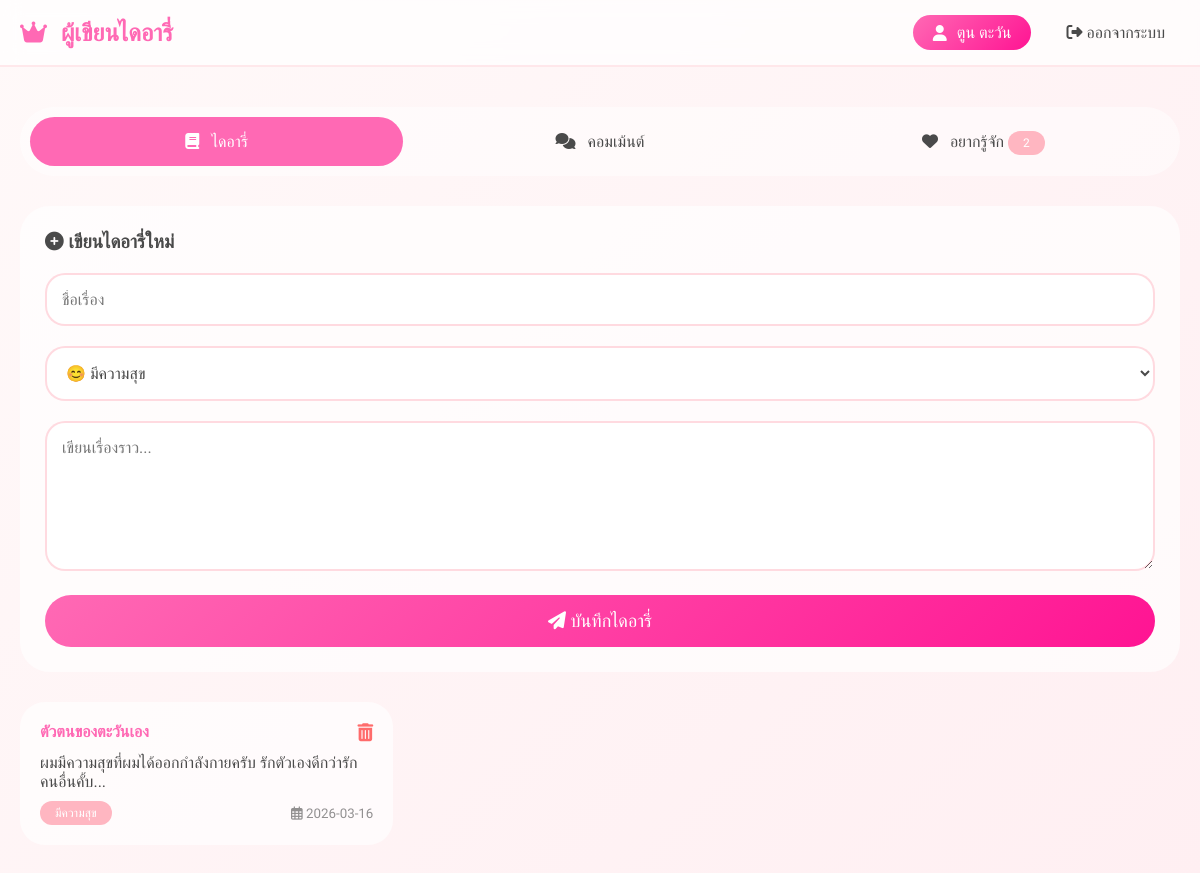
Before: /author (signed in) with the older database file.
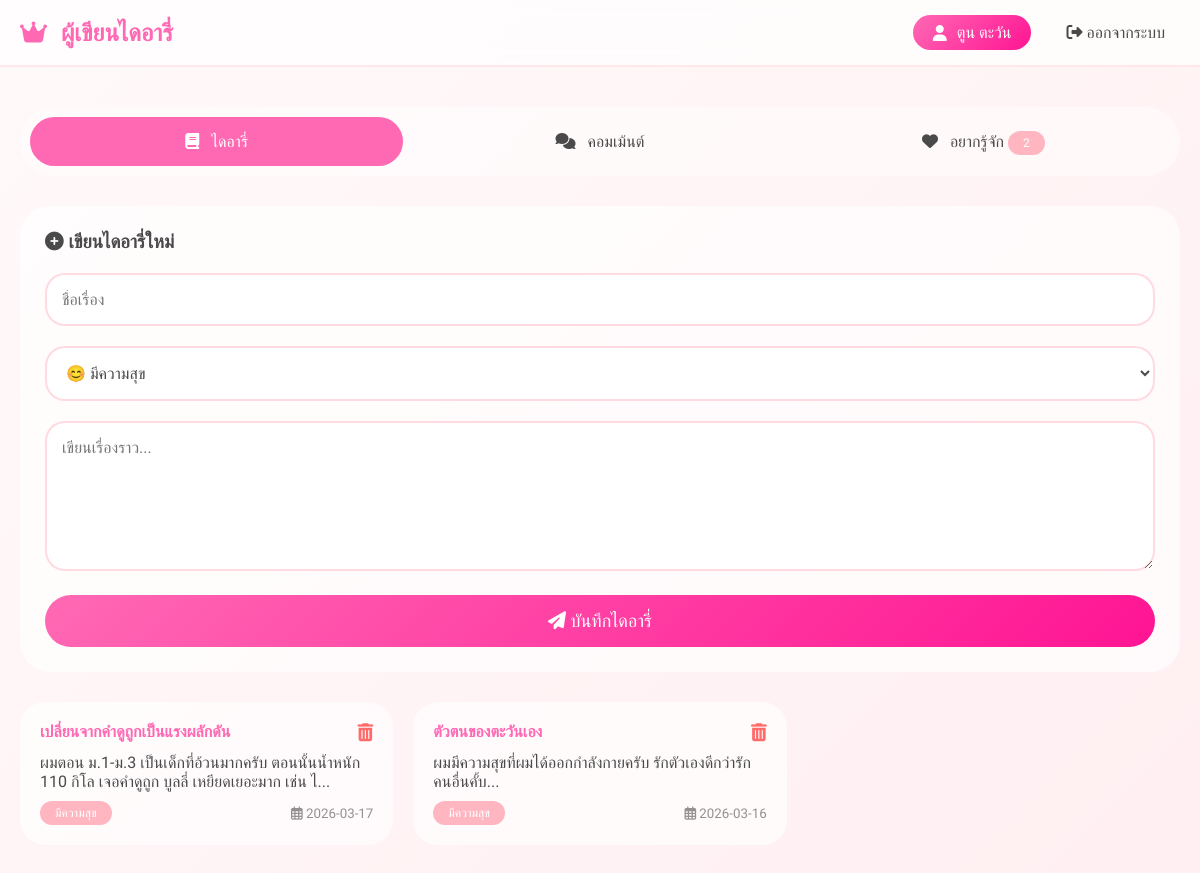
After: the same page with the newer database file.
### tables this page shows
CREATE TABLE diaries (
        id INTEGER PRIMARY KEY AUTOINCREMENT,
        title TEXT NOT NULL,
        content TEXT NOT NULL,
        mood TEXT,
        image_url TEXT,
        created_at TIMESTAMP DEFAULT CURRENT_TIMESTAMP
    );

### app.py (the view)
@app.route('/author')
def author_dashboard():
    if 'user_id' not in session or not session.get('is_author'):
        flash('คุณไม่มีสิทธิ์เข้าถึงหน้านี้', 'error')
        return redirect(url_for('index'))
    conn = get_db_connection()
    diaries = conn.execute('SELECT * FROM diaries ORDER BY created_at DESC').fetchall()
    comments = conn.execute('''
        SELECT c.*, d.title as diary_title
        FROM comments c
        JOIN diaries d ON c.diary_id = d.id
        ORDER BY c.created_at DESC
        LIMIT 10
    ''').fetchall()
    interests = conn.execute('''
        SELECT * FROM interests
        ORDER BY created_at DESC
    ''').fetchall()
    conn.close()
    return render_template('author_dashboard.html',
                         diaries=diaries,
                         comments=comments,
                         interests=interests)

### app.py (called while the page is built)
def get_db_connection():
    conn = sqlite3.connect('diary.db')
    conn.row_factory = sqlite3.Row
    return conn

### templates/author_dashboard.html (shortened to what this page needs)
<!DOCTYPE html>
<html lang="th">
<head>
    <link rel="stylesheet" href="https://cdnjs.cloudflare.com/ajax/libs/font-awesome/6.4.0/css/all.min.css">
</head>
<body>
    <nav class="navbar">
        <div class="nav-content">
            <div class="logo">
                <i class="fas fa-crown"></i>
                ผู้เขียนไดอารี่
            </div>
            <div class="user-info">
                <div class="author-badge">
                    <i class="fas fa-user"></i>
                    <span>ตูน ตะวัน</span>
                </div>
                <a href="{{ url_for('logout') }}" class="logout-btn">
                    <i class="fas fa-sign-out-alt"></i>
                    ออกจากระบบ
                </a>
            </div>
        </div>
    </nav>
    <div class="container">
        <div class="tabs">
            <div class="tab active" onclick="switchTab('diaries')">
                <i class="fas fa-book"></i> ไดอารี่
            </div>
            <div class="tab" onclick="switchTab('comments')">
                <i class="fas fa-comments"></i> คอมเม้นต์
            </div>
            <div class="tab" onclick="switchTab('interests')">
                <i class="fas fa-heart"></i> อยากรู้จัก
                {% if interests|length > 0 %}
                <span class="badge">{{ interests|length }}</span>
                {% endif %}
            </div>
        </div>
        <div id="diaries" class="tab-content active">
            <div class="add-diary">
                <h3><i class="fas fa-plus-circle"></i> เขียนไดอารี่ใหม่</h3>
                <form id="diaryForm">
                    <div class="form-group">
                        <input type="text" id="title" placeholder="ชื่อเรื่อง" required>
                    </div>
                    <div class="form-group">
                        <select id="mood">
                            <option value="มีความสุข">😊 มีความสุข</option>
                        </select>
                    </div>
                    <div class="form-group">
                        <textarea id="content" placeholder="เขียนเรื่องราว..." required></textarea>
                    </div>
                    <button type="submit" class="submit-btn">
                        <i class="fas fa-paper-plane"></i>
                        บันทึกไดอารี่
                    </button>
                </form>
            </div>
            {% if diaries %}
            <div class="diary-list">
                {% for diary in diaries %}
                <div class="diary-card" id="diary-{{ diary.id }}">
                    <div style="display: flex; justify-content: space-between; align-items: start; margin-bottom: 10px;">
                        <h4 style="color: var(--primary-dark);">{{ diary.title }}</h4>
                        <button onclick="deleteDiary({{ diary.id }})" style="background: none; border: none; color: #ff6b6b; cursor: pointer; font-size: 18px;">
                            <i class="fas fa-trash-alt"></i>
                        </button>
                    </div>
                    <p style="color: var(--text); margin-bottom: 10px;">{{ diary.content[:100] }}...</p>
                    <div style="display: flex; justify-content: space-between; align-items: center;">
                        <span class="badge" style="background: var(--primary);">{{ diary.mood }}</span>
                        <small style="color: var(--text); opacity: 0.6;">
                            <i class="far fa-calendar-alt"></i> {{ diary.created_at[:10] }}
                        </small>
                    </div>
                </div>
                {% endfor %}
            </div>
            {% else %}
            <div style="text-align: center; padding: 50px; background: rgba(255,255,255,0.5); border-radius: 30px;">
                <i class="fas fa-book-open" style="font-size: 50px; color: var(--primary); opacity: 0.5;"></i>
                <p style="color: var(--text); margin-top: 20px;">ยังไม่มีไดอารี่ เขียนตอนนี้เลย!</p>
            </div>
            {% endif %}
        </div>
    </div>
</body>
</html>

Changed rows visible on the page:
added diaries: title "เปลี่ยนจากคำดูถูกเป็นแรงผลักดัน", content "ผมตอน ม.1-ม.3 เป็นเด็กที่อ้วนมากครับ ตอนนั้นน้ำหนัก 110 กิโล เจอคำดูถูก บูลลี่ เหยียดเยอะมาก เช่น ไ", mood "มีความสุข", created_at "2026-03-17"
